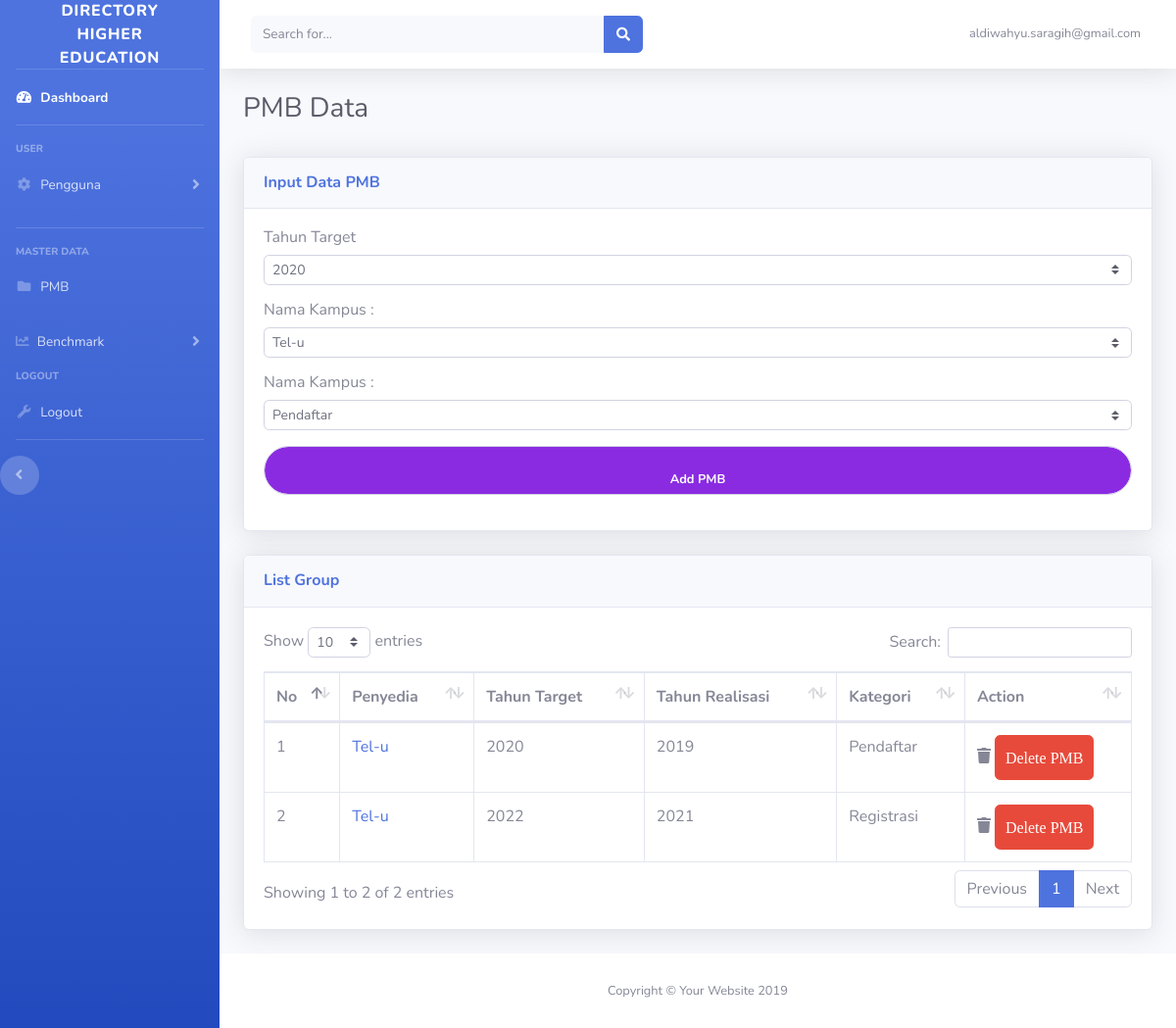
The app's page /inputPMB.php (signed in) with its own data.
### tables this page shows
CREATE TABLE `pmb` (
  `id_pmb` int(10) NOT NULL,
  `tahun_target_pmb` int(4) NOT NULL,
  `tahun_realisasi_pmb` int(4) NOT NULL,
  `kategori_pmb` int(10) NOT NULL,
  `id_kampus` int(10) NOT NULL,
  `id_target` int(10) NOT NULL,
  `id_realisasi` int(10) NOT NULL
);

CREATE TABLE `kampus` (
  `id_kampus` int(10) NOT NULL,
  `nama_kampus` varchar(50) NOT NULL
);

### inputPMB.php (the view, shortened to what this page needs)
<?php
    include ("main/side.php");
?>
          <h1 class="h3 mb-2 text-gray-800">PMB Data</h1><br />
          <div class="card shadow mb-4 USER-ROLE-CSS">
            <div class="card-header py-3">
              <h6 class="m-0 font-weight-bold text-primary">Input Data PMB</h6>
            </div>
            <div class="card-body">
                <form class="user" method="POST">
                    <div class="form-group">
                        <h6>Tahun Target</h6>
                        <select name="year" class="custom-select custom-select-sm form-control form-control-sm">
                            <?php
                                for ($i=1999; $i < 2100 ; $i++) {
                            ?>
                            <option value="<?php echo $i; ?>" <?php getCurrentYear($i); ?> ><?php echo $i; ?></option>
                            <?php
                                }
                            ?>
                        </select>
                    </div>
                    <div class="form-group">
                        <h6>Nama Kampus : </h6>
                        <select name="campus" class="custom-select custom-select-sm form-control form-control-sm" required>
                            <?php
                                getAllCampusData();
                            ?>
                        </select>
                    </div>
                    <div class="form-group">
                        <h6>Nama Kampus : </h6>
                        <select name="category" class="custom-select custom-select-sm form-control form-control-sm" required>
                            <option value="1">Pendaftar</option>
                        </select>
                    </div>
                    <div class="form-group">
                        <input style="background-color: blueviolet; color: white; font-weight: bold;" type="submit" name="addData" class="form-control form-control-user" value="Add PMB">
                    </div>
                  </form>
            </div>
          </div>
          <div class="card shadow mb-4">
            <div class="card-header py-3">
              <h6 class="m-0 font-weight-bold text-primary">List Group</h6>
            </div>
            <div class="card-body">
              <div class="table-responsive">
                <table class="table table-bordered" id="dataTable" width="100%" cellspacing="0">
                  <thead>
                    <tr>
                      <th>No</th>
                      <th>Penyedia</th>
                      <th>Tahun Target</th>
                      <th>Tahun Realisasi</th>
                      <th>Kategori</th>
                      <th class="USER-ROLE-CSS">Action</th>
                    </tr>
                  </thead>
                  <tbody>
                    <?php
                        showDataPMB();
                    ?>
                  </tbody>
                </table>
              </div>
            </div>
          </div>
<?php
    include ("main/footer.php");
    function getCurrentYear(String $year) {
        $currentYear = date("Y");
        $selectedFalse = "";
        $selectedtrue = "selected='selected'";
        if ($year == $currentYear) {
            echo $selectedtrue;
        } else {
            echo $selectedFalse;
        }
    }
    function getAllCampusData() {
        $conn = conn();
        $qry = mysqli_query($conn, "SELECT * FROM kampus");
        while ($key = mysqli_fetch_array($qry)) {
            $id_campus = $key["id_kampus"];
            $name_campus = $key["nama_kampus"];
            echo "<option value='$id_campus'>$name_campus</option>";
        }
    }
    function showDataPMB()
    {
        $conn = conn();
        $qry = mysqli_query($conn, "SELECT * FROM pmb");
        $i = 1;
        while ($key = mysqli_fetch_array($qry)) {
            $id = $key['id_pmb'];
            $category = $key['kategori_pmb'];
            ?>
                <tr>
                    <td><?php echo $i++; ?></td>
                    <td><a href="<?php echo "pmbData.php?id_pmb=".$id; ?>"><?php showCampusName($key['id_kampus']); ?></a></td>
                    <td><?php echo $key['tahun_target_pmb'] ?></td>
                    <td><?php echo $key['tahun_realisasi_pmb'] ?></td>
                    <td><?php
                        if ($category == 1) {
                            echo "Pendaftar";
                        } else {
                            echo "Registrasi";
                        }
                        ?></td>
                    <td class="USER-ROLE-CSS">
                        <form class="user" method="POST">
                            <i class="fas fa-trash">
                                <input style="padding: 10px;" type="submit" name="deleteData" class="btn btn-danger btn-icon-split" value="Delete PMB">
                            </i>
                        </form>
                    </td>
                </tr>
            <?php
        }
    }
    function showCampusName(int $id_campus)
    {
        $conn = conn();
        $qry = mysqli_query($conn, "SELECT nama_kampus FROM kampus WHERE id_kampus = '$id_campus'");
        $key = mysqli_fetch_assoc($qry);
        echo $key['nama_kampus'];
    }
?>

### main/side.php (shortened to what this page needs)
<!DOCTYPE html>
<html lang="en">
<head>
  <link href="vendor/fontawesome-free/css/all.min.css" rel="stylesheet" type="text/css">
  <link href="css/sb-admin-2.min.css" rel="stylesheet">
  <link href="vendor/datatables/dataTables.bootstrap4.min.css" rel="stylesheet">
</head>
<body id="page-top">
  <div id="wrapper">
    <ul class="navbar-nav bg-gradient-primary sidebar sidebar-dark accordion" id="accordionSidebar">
      <a class="sidebar-brand d-flex align-items-center justify-content-center" href="index.php">
        <div class="sidebar-brand-text mx-3">Directory Higher Education </div>
      </a>
      <hr class="sidebar-divider my-0">
      <li class="nav-item active">
        <a class="nav-link" href="index.php">
          <i class="fas fa-fw fa-tachometer-alt"></i>
          <span>Dashboard</span></a>
      </li>
        <div class="USER-ROLE-CSS">
            <hr class="sidebar-divider">
            <div class="sidebar-heading">
                User
            </div>
            <li class="nav-item">
                <a class="nav-link collapsed" href="#" data-toggle="collapse" data-target="#collapseTwo" aria-expanded="true" aria-controls="collapseTwo">
                    <i class="fas fa-fw fa-cog"></i>
                    <span>Pengguna</span>
                </a>
            </li>
        </div>
      <hr class="sidebar-divider">
      <div class="sidebar-heading">
        Master Data
      </div>
        <li class="nav-item">
            <a class="nav-link collapsed" href="inputPMB.php">
                <i class="fas fa-fw fa-folder"></i>
                <span>PMB</span>
            </a>
        </li>
        <li class="nav-item">
            <a class="nav-link collapsed" href="#" data-toggle="collapse" data-target="#collapseThree" aria-expanded="true" aria-controls="collapseThree">
                <i class="fas fa-chart-line"></i>
                <span>Benchmark</span>
            </a>
        </li>
      <div class="sidebar-heading">
        LOGOUT
      </div>
      <li class="nav-item">
        <a class="nav-link collapsed" href="#" class="dropdown-item" href="#" data-toggle="modal" data-target="#logoutModal">
          <i class="fas fa-fw fa-wrench"></i>
          <span>Logout</span>
        </a>
      <hr class="sidebar-divider d-none d-md-block">
      <div class="text-center d-none d-md-inline">
        <button class="rounded-circle border-0" id="sidebarToggle"></button>
      </div>
    </ul>
    <div id="content-wrapper" class="d-flex flex-column">
      <div id="content">
        <nav class="navbar navbar-expand navbar-light bg-white topbar mb-4 static-top shadow">
          <form class="d-none d-sm-inline-block form-inline mr-auto ml-md-3 my-2 my-md-0 mw-100 navbar-search">
            <div class="input-group">
              <input type="text" class="form-control bg-light border-0 small" placeholder="Search for..." aria-label="Search" aria-describedby="basic-addon2">
              <div class="input-group-append">
                <button class="btn btn-primary" type="button">
                  <i class="fas fa-search fa-sm"></i>
                </button>
              </div>
            </div>
          </form>
          <ul class="navbar-nav ml-auto">
            <li class="nav-item dropdown no-arrow">
              <a class="nav-link dropdown-toggle" href="#" id="userDropdown" role="button" data-toggle="dropdown" aria-haspopup="true" aria-expanded="false">
                <span class="mr-2 d-none d-lg-inline text-gray-600 small"><?php echo EMAIL_SESSION; ?></span>
              </a>
            </li>
          </ul>
        </nav>
          <div class="container-fluid">

### main/footer.php (shortened to what this page needs)
      </div>
      </div>
      <footer class="sticky-footer bg-white">
        <div class="container my-auto">
          <div class="copyright text-center my-auto">
            <span>Copyright &copy; Your Website 2019</span>
          </div>
        </div>
      </footer>
    </div>
  </div>
</body>
</html>

### records on screen
pmb: id_kampus.nama_kampus "Tel-u", tahun_target_pmb "2020", tahun_realisasi_pmb "2019", kategori_pmb "Pendaftar"
pmb: id_kampus.nama_kampus "Tel-u", tahun_target_pmb "2022", tahun_realisasi_pmb "2021", kategori_pmb "Registrasi"

### other values on screen
EMAIL_SESSION "aldiwahyu.saragih@gmail.com"
form field year "2020"
form field campus "Tel-u"
